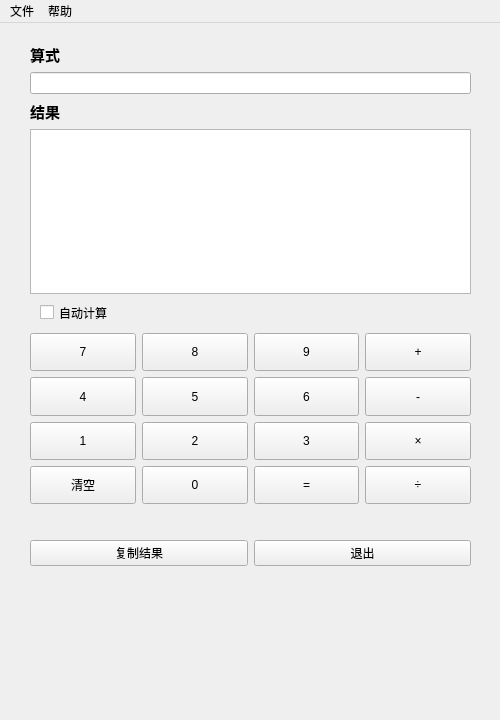
<?xml version="1.0" encoding="UTF-8"?>
<ui version="4.0">
 <class>MainWindow</class>
 <widget class="QMainWindow" name="MainWindow">
  <property name="geometry">
   <rect>
    <x>0</x>
    <y>0</y>
    <width>500</width>
    <height>720</height>
   </rect>
  </property>
  <property name="sizePolicy">
   <sizepolicy hsizetype="Fixed" vsizetype="Preferred">
    <horstretch>0</horstretch>
    <verstretch>0</verstretch>
   </sizepolicy>
  </property>
  <property name="minimumSize">
   <size>
    <width>500</width>
    <height>650</height>
   </size>
  </property>
  <property name="maximumSize">
   <size>
    <width>500</width>
    <height>800</height>
   </size>
  </property>
  <property name="windowTitle">
   <string>简易计算器</string>
  </property>
  <property name="windowIcon">
   <iconset>
    <normaloff>images/icon.ico</normaloff>images/icon.ico</iconset>
  </property>
  <widget class="QWidget" name="centralwidget">
   <property name="sizePolicy">
    <sizepolicy hsizetype="Preferred" vsizetype="Fixed">
     <horstretch>0</horstretch>
     <verstretch>0</verstretch>
    </sizepolicy>
   </property>
   <widget class="QCheckBox" name="autoCalcBox">
    <property name="geometry">
     <rect>
      <x>40</x>
      <y>280</y>
      <width>91</width>
      <height>19</height>
     </rect>
    </property>
    <property name="text">
     <string>自动计算</string>
    </property>
   </widget>
   <widget class="QWidget" name="textWidegt" native="true">
    <property name="geometry">
     <rect>
      <x>30</x>
      <y>20</y>
      <width>441</width>
      <height>251</height>
     </rect>
    </property>
    <layout class="QGridLayout" name="gridLayout">
     <item row="3" column="0">
      <widget class="QLabel" name="resLabel">
       <property name="font">
        <font>
         <family>Adobe Arabic</family>
         <pointsize>11</pointsize>
         <weight>75</weight>
         <bold>true</bold>
        </font>
       </property>
       <property name="text">
        <string>结果</string>
       </property>
      </widget>
     </item>
     <item row="4" column="0">
      <widget class="QPlainTextEdit" name="resTextEdit">
       <property name="sizePolicy">
        <sizepolicy hsizetype="Expanding" vsizetype="Expanding">
         <horstretch>0</horstretch>
         <verstretch>0</verstretch>
        </sizepolicy>
       </property>
       <property name="readOnly">
        <bool>true</bool>
       </property>
      </widget>
     </item>
     <item row="1" column="0">
      <widget class="QLabel" name="expLabel">
       <property name="font">
        <font>
         <family>Adobe Arabic</family>
         <pointsize>11</pointsize>
         <weight>75</weight>
         <bold>true</bold>
        </font>
       </property>
       <property name="text">
        <string>算式</string>
       </property>
      </widget>
     </item>
     <item row="2" column="0">
      <widget class="QLineEdit" name="expEdit"/>
     </item>
    </layout>
   </widget>
   <widget class="QWidget" name="buttonsWidget" native="true">
    <property name="geometry">
     <rect>
      <x>30</x>
      <y>310</y>
      <width>441</width>
      <height>171</height>
     </rect>
    </property>
    <property name="sizePolicy">
     <sizepolicy hsizetype="Preferred" vsizetype="Preferred">
      <horstretch>0</horstretch>
      <verstretch>0</verstretch>
     </sizepolicy>
    </property>
    <layout class="QGridLayout" name="gridLayout_2">
     <item row="0" column="0">
      <widget class="QPushButton" name="pushButton7">
       <property name="sizePolicy">
        <sizepolicy hsizetype="Minimum" vsizetype="Preferred">
         <horstretch>0</horstretch>
         <verstretch>0</verstretch>
        </sizepolicy>
       </property>
       <property name="text">
        <string>7</string>
       </property>
       <property name="shortcut">
        <string>7</string>
       </property>
      </widget>
     </item>
     <item row="0" column="1">
      <widget class="QPushButton" name="pushButton8">
       <property name="sizePolicy">
        <sizepolicy hsizetype="Minimum" vsizetype="Preferred">
         <horstretch>0</horstretch>
         <verstretch>0</verstretch>
        </sizepolicy>
       </property>
       <property name="toolTipDuration">
        <number>-1</number>
       </property>
       <property name="text">
        <string>8</string>
       </property>
       <property name="shortcut">
        <string>8</string>
       </property>
      </widget>
     </item>
     <item row="0" column="2">
      <widget class="QPushButton" name="pushButton9">
       <property name="sizePolicy">
        <sizepolicy hsizetype="Minimum" vsizetype="Preferred">
         <horstretch>0</horstretch>
         <verstretch>0</verstretch>
        </sizepolicy>
       </property>
       <property name="text">
        <string>9</string>
       </property>
       <property name="shortcut">
        <string>9</string>
       </property>
      </widget>
     </item>
     <item row="0" column="3">
      <widget class="QPushButton" name="plusButton">
       <property name="sizePolicy">
        <sizepolicy hsizetype="Minimum" vsizetype="Preferred">
         <horstretch>0</horstretch>
         <verstretch>0</verstretch>
        </sizepolicy>
       </property>
       <property name="text">
        <string>+</string>
       </property>
       <property name="shortcut">
        <string>+</string>
       </property>
      </widget>
     </item>
     <item row="1" column="0">
      <widget class="QPushButton" name="pushButton4">
       <property name="sizePolicy">
        <sizepolicy hsizetype="Minimum" vsizetype="Preferred">
         <horstretch>0</horstretch>
         <verstretch>0</verstretch>
        </sizepolicy>
       </property>
       <property name="text">
        <string>4</string>
       </property>
       <property name="shortcut">
        <string>4</string>
       </property>
      </widget>
     </item>
     <item row="1" column="1">
      <widget class="QPushButton" name="pushButton5">
       <property name="sizePolicy">
        <sizepolicy hsizetype="Minimum" vsizetype="Preferred">
         <horstretch>0</horstretch>
         <verstretch>0</verstretch>
        </sizepolicy>
       </property>
       <property name="text">
        <string>5</string>
       </property>
       <property name="shortcut">
        <string>5</string>
       </property>
      </widget>
     </item>
     <item row="1" column="2">
      <widget class="QPushButton" name="pushButton6">
       <property name="sizePolicy">
        <sizepolicy hsizetype="Minimum" vsizetype="Preferred">
         <horstretch>0</horstretch>
         <verstretch>0</verstretch>
        </sizepolicy>
       </property>
       <property name="text">
        <string>6</string>
       </property>
       <property name="shortcut">
        <string>6</string>
       </property>
      </widget>
     </item>
     <item row="1" column="3">
      <widget class="QPushButton" name="minusButton">
       <property name="sizePolicy">
        <sizepolicy hsizetype="Minimum" vsizetype="Preferred">
         <horstretch>0</horstretch>
         <verstretch>0</verstretch>
        </sizepolicy>
       </property>
       <property name="text">
        <string>-</string>
       </property>
       <property name="shortcut">
        <string>-</string>
       </property>
      </widget>
     </item>
     <item row="2" column="0">
      <widget class="QPushButton" name="pushButton1">
       <property name="sizePolicy">
        <sizepolicy hsizetype="Minimum" vsizetype="Preferred">
         <horstretch>0</horstretch>
         <verstretch>0</verstretch>
        </sizepolicy>
       </property>
       <property name="text">
        <string>1</string>
       </property>
       <property name="shortcut">
        <string>1</string>
       </property>
      </widget>
     </item>
     <item row="2" column="1">
      <widget class="QPushButton" name="pushButton2">
       <property name="sizePolicy">
        <sizepolicy hsizetype="Minimum" vsizetype="Preferred">
         <horstretch>0</horstretch>
         <verstretch>0</verstretch>
        </sizepolicy>
       </property>
       <property name="text">
        <string>2</string>
       </property>
       <property name="shortcut">
        <string>2</string>
       </property>
      </widget>
     </item>
     <item row="2" column="2">
      <widget class="QPushButton" name="pushButton3">
       <property name="sizePolicy">
        <sizepolicy hsizetype="Minimum" vsizetype="Preferred">
         <horstretch>0</horstretch>
         <verstretch>0</verstretch>
        </sizepolicy>
       </property>
       <property name="text">
        <string>3</string>
       </property>
       <property name="shortcut">
        <string>3</string>
       </property>
      </widget>
     </item>
     <item row="2" column="3">
      <widget class="QPushButton" name="mulButton">
       <property name="sizePolicy">
        <sizepolicy hsizetype="Minimum" vsizetype="Preferred">
         <horstretch>0</horstretch>
         <verstretch>0</verstretch>
        </sizepolicy>
       </property>
       <property name="text">
        <string>×</string>
       </property>
       <property name="shortcut">
        <string>*</string>
       </property>
      </widget>
     </item>
     <item row="3" column="0">
      <widget class="QPushButton" name="clearButton">
       <property name="enabled">
        <bool>true</bool>
       </property>
       <property name="sizePolicy">
        <sizepolicy hsizetype="Minimum" vsizetype="Preferred">
         <horstretch>0</horstretch>
         <verstretch>0</verstretch>
        </sizepolicy>
       </property>
       <property name="font">
        <font>
         <weight>50</weight>
         <bold>false</bold>
        </font>
       </property>
       <property name="text">
        <string>清空</string>
       </property>
       <property name="shortcut">
        <string>Esc</string>
       </property>
      </widget>
     </item>
     <item row="3" column="1">
      <widget class="QPushButton" name="pushButton0">
       <property name="sizePolicy">
        <sizepolicy hsizetype="Minimum" vsizetype="Preferred">
         <horstretch>0</horstretch>
         <verstretch>0</verstretch>
        </sizepolicy>
       </property>
       <property name="text">
        <string>0</string>
       </property>
       <property name="shortcut">
        <string>0</string>
       </property>
      </widget>
     </item>
     <item row="3" column="2">
      <widget class="QPushButton" name="calcButton">
       <property name="sizePolicy">
        <sizepolicy hsizetype="Minimum" vsizetype="Preferred">
         <horstretch>0</horstretch>
         <verstretch>0</verstretch>
        </sizepolicy>
       </property>
       <property name="text">
        <string>=</string>
       </property>
       <property name="shortcut">
        <string>Return</string>
       </property>
      </widget>
     </item>
     <item row="3" column="3">
      <widget class="QPushButton" name="divButton">
       <property name="sizePolicy">
        <sizepolicy hsizetype="Minimum" vsizetype="Preferred">
         <horstretch>0</horstretch>
         <verstretch>0</verstretch>
        </sizepolicy>
       </property>
       <property name="text">
        <string>÷</string>
       </property>
       <property name="shortcut">
        <string>/</string>
       </property>
      </widget>
     </item>
    </layout>
   </widget>
   <widget class="QWidget" name="buttonsWidget2" native="true">
    <property name="geometry">
     <rect>
      <x>30</x>
      <y>500</y>
      <width>441</width>
      <height>61</height>
     </rect>
    </property>
    <layout class="QHBoxLayout" name="horizontalLayout">
     <item>
      <widget class="QPushButton" name="copyButton">
       <property name="text">
        <string>复制结果</string>
       </property>
      </widget>
     </item>
     <item>
      <widget class="QPushButton" name="exitButton">
       <property name="text">
        <string>退出</string>
       </property>
       <property name="checkable">
        <bool>false</bool>
       </property>
      </widget>
     </item>
    </layout>
   </widget>
  </widget>
  <widget class="QMenuBar" name="menubar">
   <property name="geometry">
    <rect>
     <x>0</x>
     <y>0</y>
     <width>500</width>
     <height>26</height>
    </rect>
   </property>
   <widget class="QMenu" name="menu">
    <property name="title">
     <string>文件</string>
    </property>
    <addaction name="actionCopy"/>
    <addaction name="actionExit"/>
   </widget>
   <widget class="QMenu" name="menu_2">
    <property name="title">
     <string>帮助</string>
    </property>
    <addaction name="actionHelp"/>
    <addaction name="actionAbout"/>
   </widget>
   <addaction name="menu"/>
   <addaction name="menu_2"/>
  </widget>
  <action name="actionExit">
   <property name="text">
    <string>退出</string>
   </property>
  </action>
  <action name="actionCopyResult">
   <property name="text">
    <string>复制结果</string>
   </property>
  </action>
  <action name="actionopenHelp">
   <property name="text">
    <string>打开帮助</string>
   </property>
   <property name="shortcut">
    <string>F1</string>
   </property>
  </action>
  <action name="actionAbout">
   <property name="text">
    <string>关于</string>
   </property>
  </action>
  <action name="actionCopy">
   <property name="text">
    <string>复制结果</string>
   </property>
  </action>
  <action name="actionHelp">
   <property name="text">
    <string>打开帮助</string>
   </property>
   <property name="shortcut">
    <string>F1</string>
   </property>
  </action>
  <action name="actioninitSize">
   <property name="text">
    <string>恢复初始大小</string>
   </property>
  </action>
 </widget>
 <resources/>
 <connections/>
</ui>
